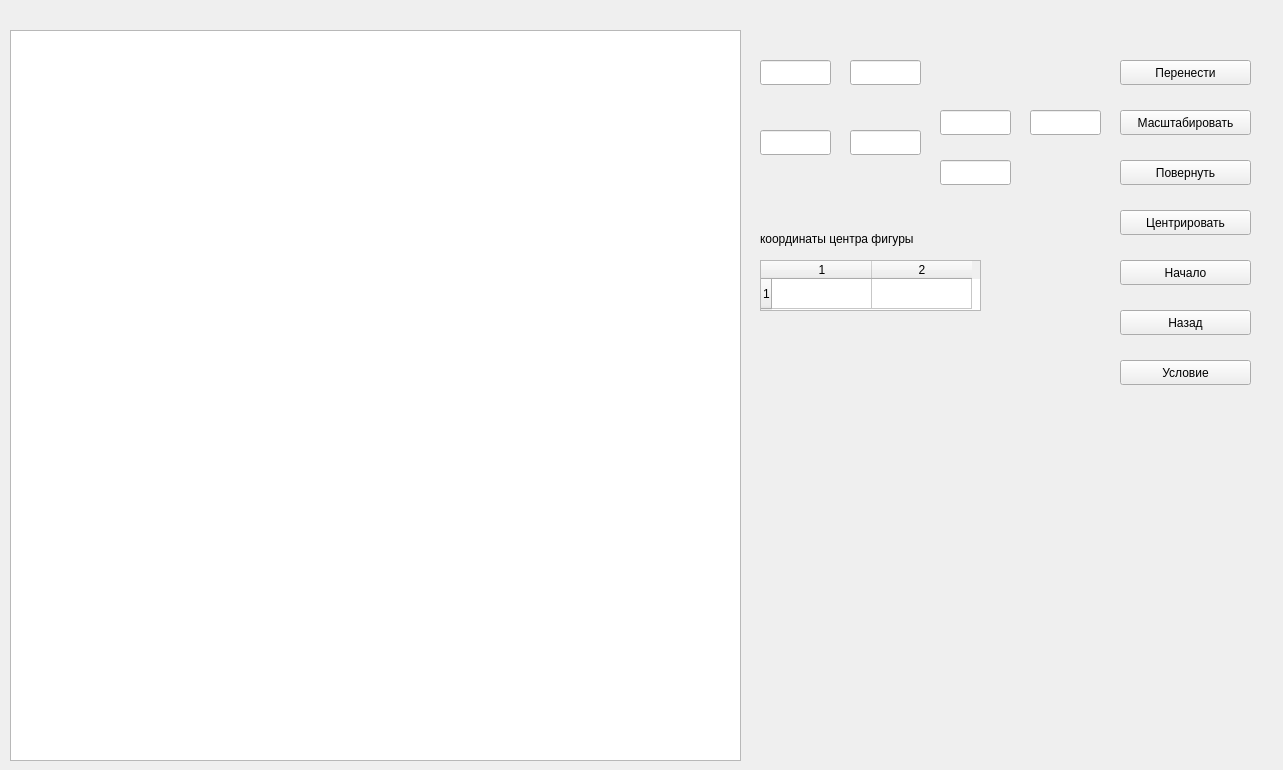
<?xml version="1.0" encoding="UTF-8"?>
<ui version="4.0">
 <class>MainWindow</class>
 <widget class="QMainWindow" name="MainWindow">
  <property name="geometry">
   <rect>
    <x>0</x>
    <y>0</y>
    <width>1283</width>
    <height>770</height>
   </rect>
  </property>
  <property name="windowTitle">
   <string>MainWindow</string>
  </property>
  <widget class="QWidget" name="centralwidget">
   <widget class="QLineEdit" name="dx_input">
    <property name="geometry">
     <rect>
      <x>760</x>
      <y>60</y>
      <width>71</width>
      <height>25</height>
     </rect>
    </property>
   </widget>
   <widget class="QLineEdit" name="dy_input">
    <property name="geometry">
     <rect>
      <x>850</x>
      <y>60</y>
      <width>71</width>
      <height>25</height>
     </rect>
    </property>
   </widget>
   <widget class="QPushButton" name="move_btn">
    <property name="geometry">
     <rect>
      <x>1120</x>
      <y>60</y>
      <width>131</width>
      <height>25</height>
     </rect>
    </property>
    <property name="text">
     <string>Перенести</string>
    </property>
   </widget>
   <widget class="QLineEdit" name="xc_input">
    <property name="geometry">
     <rect>
      <x>760</x>
      <y>130</y>
      <width>71</width>
      <height>25</height>
     </rect>
    </property>
   </widget>
   <widget class="QLineEdit" name="yc_input">
    <property name="geometry">
     <rect>
      <x>850</x>
      <y>130</y>
      <width>71</width>
      <height>25</height>
     </rect>
    </property>
   </widget>
   <widget class="QLineEdit" name="kx_input">
    <property name="geometry">
     <rect>
      <x>940</x>
      <y>110</y>
      <width>71</width>
      <height>25</height>
     </rect>
    </property>
   </widget>
   <widget class="QLineEdit" name="ky_input">
    <property name="geometry">
     <rect>
      <x>1030</x>
      <y>110</y>
      <width>71</width>
      <height>25</height>
     </rect>
    </property>
   </widget>
   <widget class="QPushButton" name="scale_btn">
    <property name="geometry">
     <rect>
      <x>1120</x>
      <y>110</y>
      <width>131</width>
      <height>25</height>
     </rect>
    </property>
    <property name="text">
     <string>Масштабировать</string>
    </property>
   </widget>
   <widget class="QLineEdit" name="angle_input">
    <property name="geometry">
     <rect>
      <x>940</x>
      <y>160</y>
      <width>71</width>
      <height>25</height>
     </rect>
    </property>
   </widget>
   <widget class="QPushButton" name="turn_btn">
    <property name="geometry">
     <rect>
      <x>1120</x>
      <y>160</y>
      <width>131</width>
      <height>25</height>
     </rect>
    </property>
    <property name="text">
     <string>Повернуть</string>
    </property>
   </widget>
   <widget class="QPushButton" name="back_btn">
    <property name="geometry">
     <rect>
      <x>1120</x>
      <y>310</y>
      <width>131</width>
      <height>25</height>
     </rect>
    </property>
    <property name="text">
     <string>Назад</string>
    </property>
   </widget>
   <widget class="QGraphicsView" name="graphicsView">
    <property name="geometry">
     <rect>
      <x>10</x>
      <y>30</y>
      <width>731</width>
      <height>731</height>
     </rect>
    </property>
   </widget>
   <widget class="QTableWidget" name="center_table">
    <property name="geometry">
     <rect>
      <x>760</x>
      <y>260</y>
      <width>221</width>
      <height>51</height>
     </rect>
    </property>
    <property name="rowCount">
     <number>1</number>
    </property>
    <property name="columnCount">
     <number>2</number>
    </property>
    <row/>
    <column/>
    <column/>
   </widget>
   <widget class="QLabel" name="label">
    <property name="geometry">
     <rect>
      <x>760</x>
      <y>230</y>
      <width>221</width>
      <height>17</height>
     </rect>
    </property>
    <property name="text">
     <string>координаты центра фигуры</string>
    </property>
   </widget>
   <widget class="QPushButton" name="center_btn">
    <property name="geometry">
     <rect>
      <x>1120</x>
      <y>210</y>
      <width>131</width>
      <height>25</height>
     </rect>
    </property>
    <property name="text">
     <string>Центрировать</string>
    </property>
   </widget>
   <widget class="QPushButton" name="start_btn">
    <property name="geometry">
     <rect>
      <x>1120</x>
      <y>260</y>
      <width>131</width>
      <height>25</height>
     </rect>
    </property>
    <property name="text">
     <string>Начало</string>
    </property>
   </widget>
   <widget class="QPushButton" name="task_btn">
    <property name="geometry">
     <rect>
      <x>1120</x>
      <y>360</y>
      <width>131</width>
      <height>25</height>
     </rect>
    </property>
    <property name="text">
     <string>Условие</string>
    </property>
   </widget>
  </widget>
 </widget>
 <resources/>
 <connections/>
</ui>
